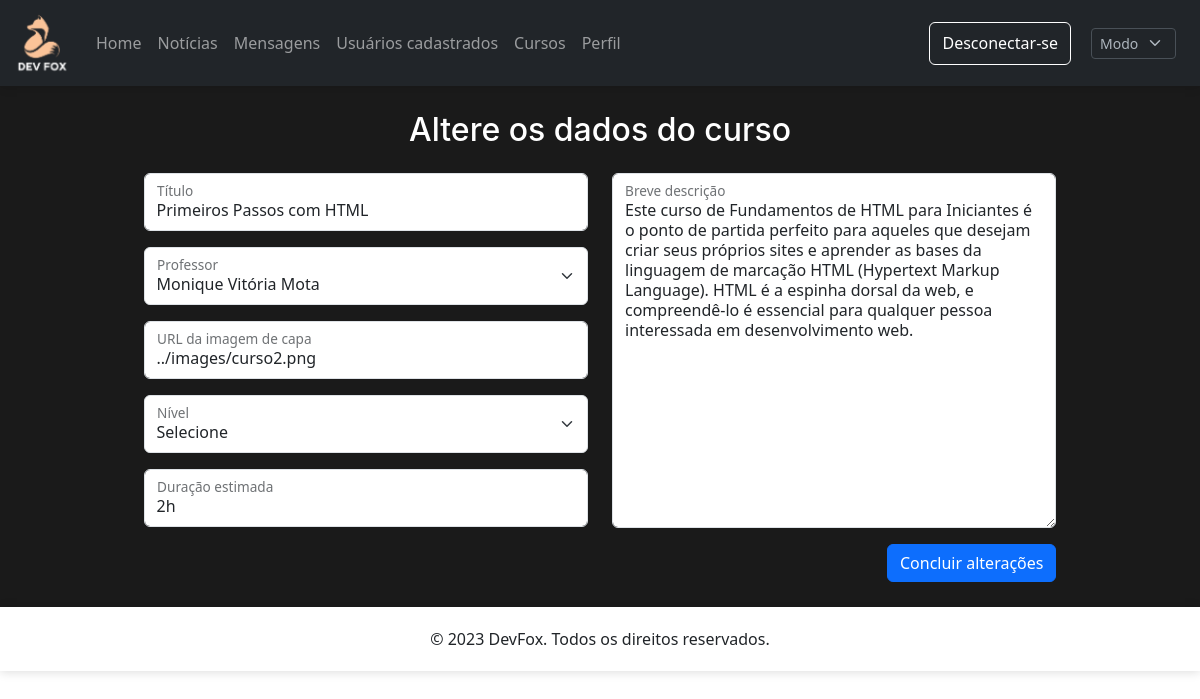
Screenshot of /admin/alterar-curso.php?id=2 (signed in) with the database file from the repository.
### tables this page shows
CREATE TABLE `modo` (
  `fundo` varchar(20) NOT NULL,
  `tema` varchar(20) NOT NULL,
  `imagem` varchar(50) NOT NULL,
  `botao` varchar(20) NOT NULL,
  `fonte` varchar(20) NOT NULL
);

CREATE TABLE `curso` (
  `idCurso` int(11) NOT NULL,
  `tituloCurso` varchar(200) NOT NULL,
  `profCurso` varchar(200) NOT NULL,
  `imgCurso` varchar(1000) NOT NULL,
  `nivelCurso` varchar(50) NOT NULL,
  `duracaoCurso` varchar(20) NOT NULL,
  `descricaoCurso` varchar(2000) NOT NULL,
  `numAulasCurso` int(11) NOT NULL
);

### modo.php (called while the page is built)
<?php
        include('../conexao.php');
        $consulta = $connection->query('SELECT tema, imagem FROM modo');
        while ($linha = $consulta->fetch()) {
            $tema = $linha['tema'];
            $imagem = $linha['imagem'];
        }
?>

### admin/alterar-curso.php (the view, shortened to what this page needs)
<!DOCTYPE html>
<html lang="en">
<head>
    <?php
        include("../links.php");
    ?>
    <?php
        include('../modo.php');
    ?>
    <?php
        $id = $_GET['id'];
        $consulta2 = $connection->query("SELECT tituloCurso, profCurso, imgCurso, nivelCurso, duracaoCurso, descricaoCurso FROM curso WHERE idCurso = $id");
        while ($linha = $consulta2->fetch()) {
            $titulo = $linha['tituloCurso'];
            $professor = $linha['profCurso'];
            $img = $linha['imgCurso'];
            $duracao = $linha['duracaoCurso'];
            $descricao = $linha['descricaoCurso'];
        }
    ?>
    <link rel="stylesheet" href="../css/admin.php">
    <link rel="stylesheet" href="../css/noticia.css">
</head>
<body>
    <?php
        include("./header.php");
    ?>
    <div class="container-fluid">
        <table class="contact-form mt-4">
            <tr>
                <td class="align-middle">
                    <form action='./concluir-alteracao.php' method='post'>
                        <div class="row">
                            <h2 class="mb-4 text-center curso-title">Altere os dados do curso</h2>
                            <div class="col">
                                <div class="form-floating mb-3">
                                    <input type="text" class="form-control" id="input1" placeholder="Título" name="curso-titulo" required autocomplete="off" value="<?=$titulo?>">
                                    <label for="input1" class="form-label">Título</label>
                                </div>
                                <div class="form-floating mb-3">
                                    <select class="form-select" id="input2" name="curso-prof" required>
                                        <option value="<?=$professor?>" selected><?=$professor?></option>
                                    </select>
                                    <label for="input2" class="form-label">Professor</label>
                                </div>
                                <div class="form-floating mb-3">
                                    <input type="text" class="form-control" id="input3" placeholder="URL da imagem" name="curso-img" required autocomplete="off" value="<?=$img?>">
                                    <label for="input3" class="form-label">URL da imagem de capa</label>
                                </div>
                                <div class="form-floating mb-3">
                                    <select class="form-select" id="input4" name="curso-nivel" required>
                                        <option value="" selected>Selecione</option>
                                    </select>
                                    <label for="input4" class="form-label">Nível</label>
                                </div>
                                <div class="form-floating mb-3">
                                    <input type="text" class="form-control" id="input5" placeholder="Duração" name="curso-duracao" required autocomplete="off" value="<?=$duracao?>">
                                    <label for="input5" class="form-label">Duração estimada</label>
                                </div>
                            </div>
                            <div class="col">
                                <div class="form-floating mb-3">
                                    <textarea class="form-control" id="input6" rows="3" placeholder="Breve descrição" name="curso-desc" required autocomplete="off" style="height: 355px"><?=$descricao?></textarea>
                                    <label for="input6" class="form-label">Breve descrição</label>
                                </div>
                                <div class="d-flex justify-content-end">
                                    <button type="submit" class="btn btn-primary ">Concluir alterações</button>
                                </div>
                            </div>
                        </div>
                    </form>
                </td>
            </tr>
        </table>
    </div>
    <br>
    <?php
        include('./footer.php');
    ?>
</body>
</html>

### admin/header.php (shortened to what this page needs)
<nav class="navbar navbar-expand-lg bg-<?=$tema?>" style="box-shadow: 0px 1px 10px rgba(0, 0, 0, 0.141)" data-bs-theme="<?=$tema?>">
  <div class="container-fluid">
    <a class="navbar-brand" href="./index.php"><img src="<?=$imagem?>" alt="Logo" width="60px" height="48px" class="animate__animated animate__tada"></a>
    <div class="collapse navbar-collapse animate__animated animate__slideInLeft" id="navbarNavAltMarkup">
      <div class="navbar-nav">
        <a class="nav-link" href="./index.php">Home</a>
        <a class="nav-link" href="./index.php#noticias">Notícias</a>
        <a class="nav-link" href="./contato.php">Mensagens</a>
        <a class="nav-link" href="./registros.php">Usuários cadastrados</a>
        <a class="nav-link" href="./cursos.php">Cursos</a>
        <a class="nav-link" data-bs-toggle="offcanvas" href="#offcanvasPerfil" aria-controls="offcanvasPerfil">Perfil</a>
      </div>
    </div>
    <div class="d-grid gap-2 d-md-flex justify-content-md-end animate__animated animate__slideInRight">
      <button class="btn btn-outline-primary btn-border-bg" type="button"><a class="nav-link" href="../logout.php">Desconectar-se</a></button>
      <button type="button" class="btn btn-special">
        <form action="../alterar-modo.php" method="post">
          <select class="form-select form-select-sm" aria-label="Default select example" name="mode" onchange="this.form.submit()">
            <option selected>Modo</option>
          </select>
        </form>
      </button>
    </div>
  </div>
</nav>

### css/noticia.css (style rules this page uses)
.contact-form { width: fit-content; margin: auto; }

### rows the page displays
modo: imagem (picture)
curso: curso-titulo "Primeiros Passos com HTML", curso-prof "Monique Vitória Mota", curso-img "../images/curso2.png", curso-duracao "2h", curso-desc "Este curso de Fundamentos de HTML para Iniciantes é o ponto de partida perfeito para aqueles que desejam criar seus próprios sites e aprender as bases da linguagem de marcação HTML (Hypertext Markup Language). HTML é a espinha dorsal da web, e compreendê-lo é essencial para qualquer pessoa interessada em desenvolvimento web."
